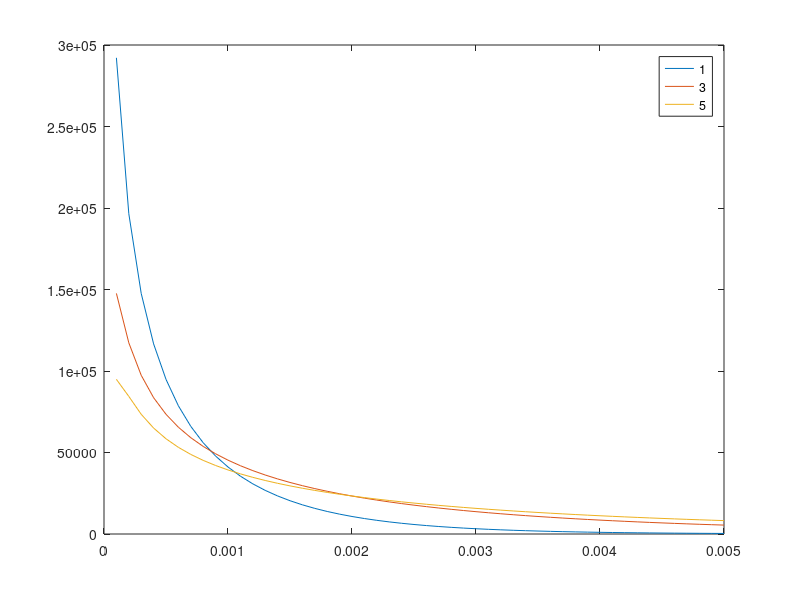

Write MATLAB code to recreate this figure.
t = -1:.01:2;
R = 10;
C = 1e-2;
E = .55;
I = zeros(1,301);
I(101:201) = 3e-3;
Vm = (I*R).*(1-exp(-t/(R*C)))+1;
t2 = 1:.01:2
Vm1 = 1+.1*exp(-(t2-1)/(R*C));
%Vm = (I.*R).*(1-exp(t./(R*C)))+E
plot(t,Vm,t2,Vm1)

%%
clear
lam = 2e-3;
tau = 1e-3;
Vm =@(x,t) (1/(lam.*tau))*sqrt(tau./(pi.*t)).*exp(-((x./lam).^2)./((4*t)/tau)).*exp(-t./tau);
t = .000:.0001:.0050;
t = t';
seta1 = Vm(1e-3,t);
seta2 = Vm(1.5e-3,t);
seta3 = Vm(2e-3,t);
% plot(seta1,t,seta2,t,seta3,t),legend('1mm','1.5mm','2mm')
lam = 1e-3;
x = .1e-3:.1e-3:2e-3;
setb1 = Vm(x,.1e-3);
setb2 = Vm(x,.2e-3);
setb3 = Vm(x,.5e-3);
plot(x,setb1,x,setb2,x,setb3),legend('.1ms','.2ms','.5ms')
%%
lam = 1e-3
Vm =@(x,t) (1/(lam.*tau))*sqrt(tau./(pi.*t)).*exp(-((x./lam).^2)./((4*t)/tau)).*exp(-t./tau);
setc1 = Vm(1e-3,t)

lam = 3e-3
Vm =@(x,t) (1/(lam.*tau))*sqrt(tau./(pi.*t)).*exp(-((x./lam).^2)./((4*t)/tau)).*exp(-t./tau);
setc2 = Vm(1e-3,t)

lam = 5e-3
Vm =@(x,t) (1/(lam.*tau))*sqrt(tau./(pi.*t)).*exp(-((x./lam).^2)./((4*t)/tau)).*exp(-t./tau);
setc3 = Vm(1e-3,t)

plot(t,setc1,t,setc2,t,setc3),legend('1','3','5')
%%
tau = 1e-3
Vm =@(x,t) (1/(lam.*tau))*sqrt(tau./(pi.*t)).*exp(-((x./lam).^2)./((4*t)/tau)).*exp(-t./tau);
setc1 = Vm(1e-3,t)

tau = 3e-3
Vm =@(x,t) (1/(lam.*tau))*sqrt(tau./(pi.*t)).*exp(-((x./lam).^2)./((4*t)/tau)).*exp(-t./tau);
setc2 = Vm(1e-3,t)

tau = 5e-3
Vm =@(x,t) (1/(lam.*tau))*sqrt(tau./(pi.*t)).*exp(-((x./lam).^2)./((4*t)/tau)).*exp(-t./tau);
setc3 = Vm(1e-3,t)

plot(t,setc1,t,setc2,t,setc3),legend('1','3','5')